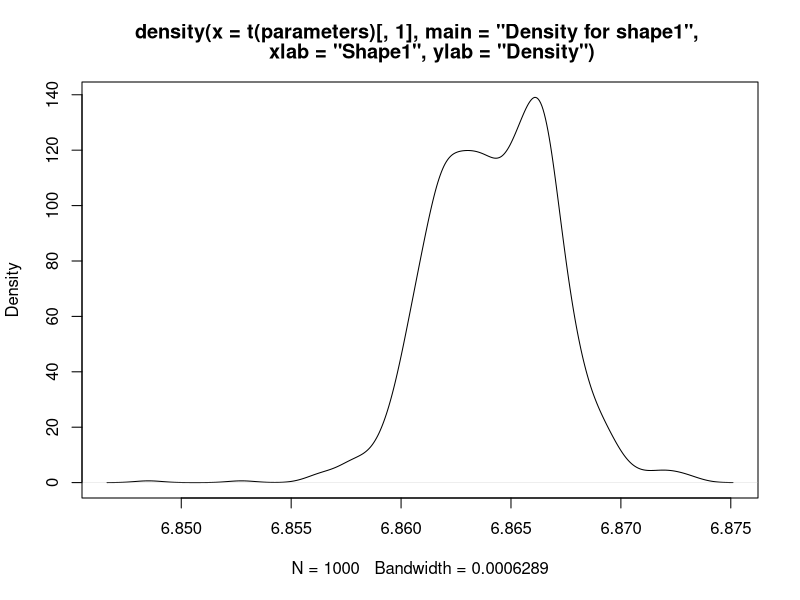
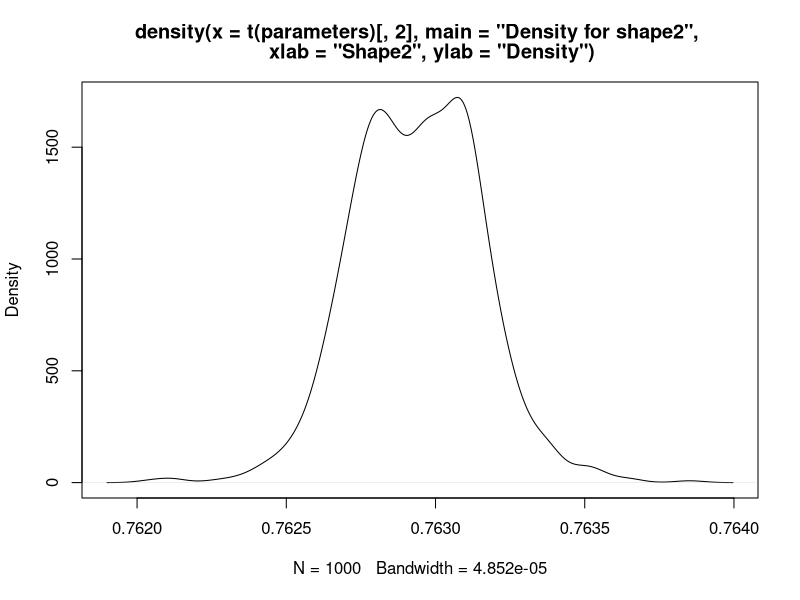

Generate these figures, in order, with R:
## ---- chunk 1
findParams <- function(q = c(-1.959964, 0.000000, 1.959964), p = c(0.025,  0.50, 0.975), output = "complete", densit="pnorm", params = c("mean", "sd"), initVals = rep(1, times = l)) {
    l <- length(params)
    cl <- vector("list", 2  + length(params))
    cl[[1]] <- as.name(densit)
    cl[[2]] <- q
    names(cl) <- c(NA, "q", params)
    mode(cl) <- "call"
    quadraticFun <- function(x) {
        cl[3:(l+2)] <- x
        res <- eval(cl)
        sum((res - p)^2)
    }    
    res <- optim(initVals, quadraticFun)
    if (output == "parameters") {
        return(res$par)
    }
    return(res)
}
## ---- chunk 2
# X = seq... is the set of values to try, from min(q) to max(q). 
parameters <- sapply(X = seq(0.6915029, 0.9974714, length.out = 1000),
                     FUN = function(x) {
                         findParams(q = c(0.6915029, 0.9330330, 0.9974714),
                                    p = c(0.05, 0.5, 0.95),
                                    densit = "pbeta",
                                    params = c("shape1", "shape2"),
                                    initVals = c(x, x))$par
                     },
                     simplify = TRUE)

plot(density(t(parameters)[, 1], main = "Density for shape1", xlab = "Shape1", ylab = "Density"))
plot(density(t(parameters)[, 2], main = "Density for shape2", xlab = "Shape2", ylab = "Density"))
